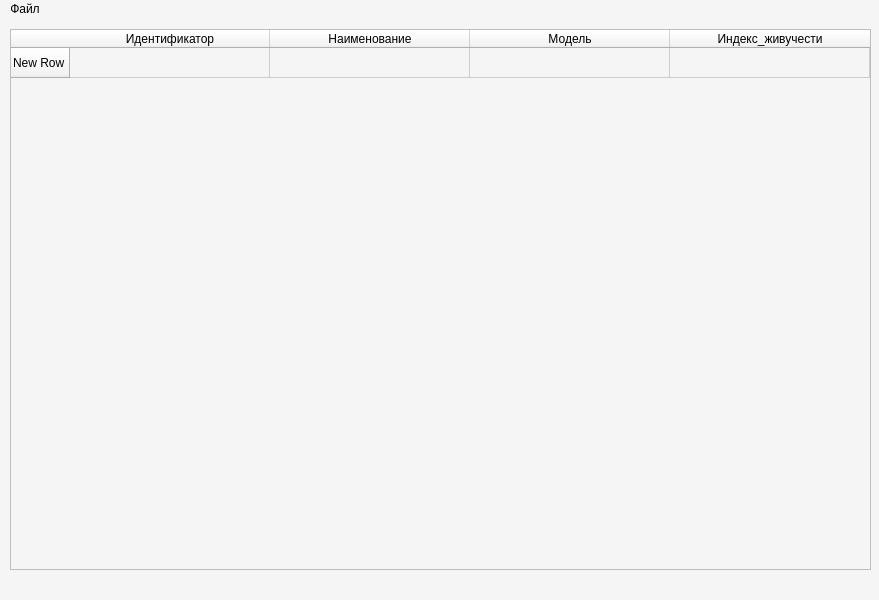
<?xml version="1.0" encoding="UTF-8"?>
<ui version="4.0">
 <class>MainWindow</class>
 <widget class="QMainWindow" name="MainWindow">
  <property name="geometry">
   <rect>
    <x>0</x>
    <y>0</y>
    <width>879</width>
    <height>600</height>
   </rect>
  </property>
  <property name="windowTitle">
   <string>Аналитика по живучести</string>
  </property>
  <property name="styleSheet">
   <string notr="true">background-color:rgb(245,245,245);</string>
  </property>
  <widget class="QWidget" name="centralwidget">
   <widget class="QTableWidget" name="tableWidget">
    <property name="geometry">
     <rect>
      <x>10</x>
      <y>10</y>
      <width>861</width>
      <height>541</height>
     </rect>
    </property>
    <property name="styleSheet">
     <string notr="true">QTableWidget::setStyle(&quot;fusion&quot;);</string>
    </property>
    <property name="editTriggers">
     <set>QAbstractItemView::NoEditTriggers</set>
    </property>
    <property name="alternatingRowColors">
     <bool>false</bool>
    </property>
    <attribute name="horizontalHeaderDefaultSectionSize">
     <number>200</number>
    </attribute>
    <attribute name="horizontalHeaderMinimumSectionSize">
     <number>200</number>
    </attribute>
    <row>
     <property name="text">
      <string>New Row</string>
     </property>
    </row>
    <column>
     <property name="text">
      <string>Идентификатор</string>
     </property>
    </column>
    <column>
     <property name="text">
      <string>Наименование</string>
     </property>
    </column>
    <column>
     <property name="text">
      <string>Модель</string>
     </property>
    </column>
    <column>
     <property name="text">
      <string>Индекс_живучести</string>
     </property>
    </column>
   </widget>
  </widget>
  <widget class="QMenuBar" name="menubar">
   <property name="geometry">
    <rect>
     <x>0</x>
     <y>0</y>
     <width>879</width>
     <height>22</height>
    </rect>
   </property>
   <widget class="QMenu" name="menu">
    <property name="title">
     <string>Файл</string>
    </property>
   </widget>
   <addaction name="menu"/>
  </widget>
  <widget class="QStatusBar" name="statusbar"/>
 </widget>
 <resources/>
 <connections/>
</ui>
